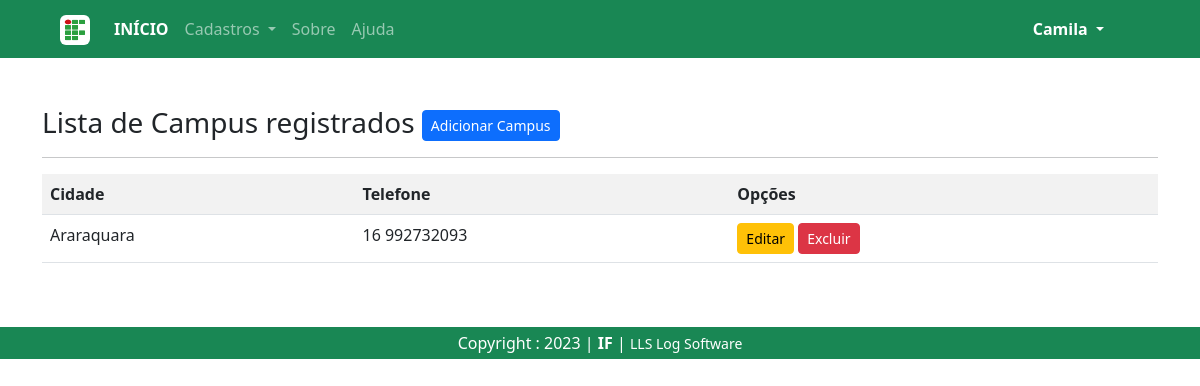
The app's page /listar/campus/ (signed in), older data.
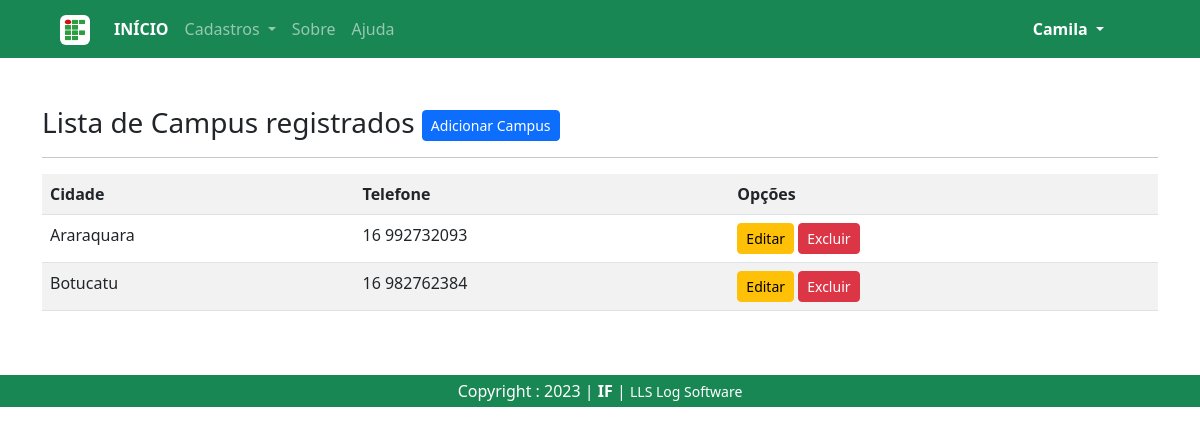
The same page, newer data.
### cadastros/models.py (models this page shows, shortened)
class Campus(models.Model):
    cidade = models.CharField(max_length=50)
    endereco = models.CharField(max_length=150, verbose_name='endereço')
    telefone = models.CharField(max_length=15)

### cadastros/views.py (the view)
# urls.py: path('listar/campus/', CampusList.as_view(), name="listar-campus"),
class CampusList(LoginRequiredMixin, ListView):
    login_url = reverse_lazy('login')
    model = Campus
    template_name = 'cadastros/listas/campus.html'

### cadastros/templates/cadastros/listas/campus.html (shortened to what this page needs)
{% extends 'paginas/modelo.html' %}
{% load static %}
{% block conteudo %}
<h3>
    Lista de Campus registrados
    <a href="{% url 'cadastrar-campus' %}" class="btn btn-primary btn-sm float-right">Adicionar Campus</a>
</h3>
<hr>
<div class="table-responsive">
    <table class="table table-striped">
        <tr>
            <th>Cidade</th>
            <th>Telefone</th>
            <th>Opções</th>
        </tr>
        {% for object in object_list %}
        <tr>
            <td>{{ object.cidade }}</td>
            <td>{{ object.telefone }}</td>
            <th>
                <a href="{% url 'editar-campus' object.pk %}" class="btn btn-warning btn-sm" title="Editar">Editar</a>
                <a href="{% url 'excluir-campus' object.pk %}" class="btn btn-danger btn-sm" title="Excluir">Excluir</a>
            </th>
        </tr>
        {% empty %}
        <tr>
            <td colspan="3">Nenhum campus registrado.</td>
        </tr>
        {% endfor %}
    </table>
</div>
{% endblock conteudo %}

Row changes from the older to the newer data that the page shows:
added Campus: cidade "Botucatu", telefone "16 982762384"
